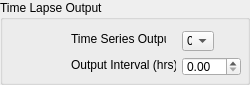
          <widget class="QGroupBox" name="timeLapseOutputGroup">
           <property name="sizePolicy">
            <sizepolicy hsizetype="Expanding" vsizetype="Expanding">
             <horstretch>0</horstretch>
             <verstretch>0</verstretch>
            </sizepolicy>
           </property>
           <property name="title">
            <string>Time Lapse Output</string>
           </property>
           <widget class="QLabel" name="timeSeriesOutputLabel">
            <property name="geometry">
             <rect>
              <x>71</x>
              <y>31</y>
              <width>95</width>
              <height>16</height>
             </rect>
            </property>
            <property name="sizePolicy">
             <sizepolicy hsizetype="Expanding" vsizetype="Expanding">
              <horstretch>0</horstretch>
              <verstretch>0</verstretch>
             </sizepolicy>
            </property>
            <property name="text">
             <string>Time Series Output:</string>
            </property>
           </widget>
           <widget class="QComboBox" name="ITIMTEP">
            <property name="geometry">
             <rect>
              <x>182</x>
              <y>31</y>
              <width>32</width>
              <height>20</height>
             </rect>
            </property>
            <property name="sizePolicy">
             <sizepolicy hsizetype="Expanding" vsizetype="Expanding">
              <horstretch>0</horstretch>
              <verstretch>0</verstretch>
             </sizepolicy>
            </property>
            <property name="toolTip">
             <string>ITIMTEP</string>
            </property>
            <item>
             <property name="text">
              <string>0</string>
             </property>
            </item>
            <item>
             <property name="text">
              <string>1</string>
             </property>
            </item>
            <item>
             <property name="text">
              <string>2</string>
             </property>
            </item>
            <item>
             <property name="text">
              <string>3</string>
             </property>
            </item>
            <item>
             <property name="text">
              <string>4</string>
             </property>
            </item>
            <item>
             <property name="text">
              <string>5</string>
             </property>
            </item>
           </widget>
           <widget class="QLabel" name="outputIntervalLabel_2">
            <property name="geometry">
             <rect>
              <x>71</x>
              <y>57</y>
              <width>105</width>
              <height>16</height>
             </rect>
            </property>
            <property name="sizePolicy">
             <sizepolicy hsizetype="Expanding" vsizetype="Expanding">
              <horstretch>0</horstretch>
              <verstretch>0</verstretch>
             </sizepolicy>
            </property>
            <property name="text">
             <string>Output Interval (hrs):</string>
            </property>
           </widget>
           <widget class="QDoubleSpinBox" name="TIMTEP">
            <property name="geometry">
             <rect>
              <x>182</x>
              <y>57</y>
              <width>59</width>
              <height>19</height>
             </rect>
            </property>
            <property name="sizePolicy">
             <sizepolicy hsizetype="Expanding" vsizetype="Expanding">
              <horstretch>0</horstretch>
              <verstretch>0</verstretch>
             </sizepolicy>
            </property>
            <property name="toolTip">
             <string>TIMTEP</string>
            </property>
            <property name="minimum">
             <double>0.000000000000000</double>
            </property>
            <property name="maximum">
             <double>100.000000000000000</double>
            </property>
            <property name="value">
             <double>0.000000000000000</double>
            </property>
           </widget>
          </widget>
